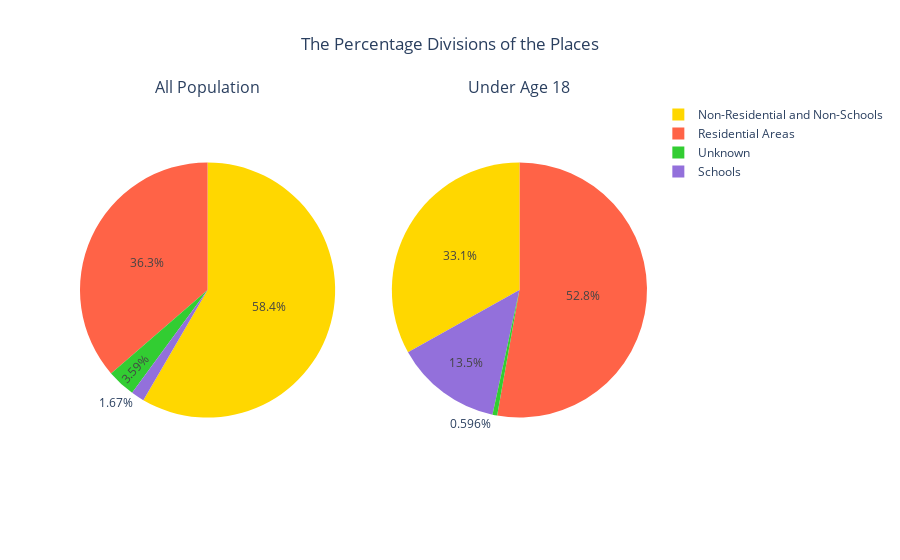

Notebook source saved alongside this figure:
### Markdown cell above
ניצן לראות בפגיעות פיזיות  אצל כלל האוכלוסייה,גברים נוטים להיפגע יותר מחוץ למתחמי מגורים ואילו נשים נפגעות יותר במתחמי מגורים. וכאשר מסתכלים על ילדים ונערים בנושא זה הנשים נפגעות יותר בכל המקומות

### Code cell
color_palette = {
    'Residential Areas': '#FF6347',  
    'Non-Residential and Non-Schools': '#FFD700',  
    'Schools': '#9370DB', 
    'Unknown': '#32CD32'  
}


all_population_colors = [color_palette[label] for label in all_population_value_counts['where_did_it_happen']]


under_age_18_colors = [color_palette[label] for label in sorted_values['where_did_it_happen']]


fig = make_subplots(rows=1, cols=2, specs=[[{'type': 'domain'}, {'type': 'domain'}]],
                    subplot_titles=['All Population', 
                                    'Under Age 18'])


fig.add_trace(go.Pie(labels=all_population_value_counts['where_did_it_happen'], 
                     values=all_population_value_counts['count'], 
                     marker=dict(colors=all_population_colors),
                     name="All Population"), 
              row=1, col=1)


fig.add_trace(go.Pie(labels=sorted_values['where_did_it_happen'], 
                     values=Under_age_18_df_value_counts['count'], 
                     marker=dict(colors=under_age_18_colors),
                     name="Under Age 18"), 
              row=1, col=2)


fig.update_layout(title_text='The Percentage Divisions of the Places', title_x=0.5)
fig.show()

### Figure 1 — Plotly figure (JSON) as saved in the notebook; plotly's stock layout.template omitted (floating-point values rounded to 4 significant figures)
{"data": [{"domain": {"x": [0, 0.45], "y": [0, 1]}, "labels": ["Non-Residential and Non-Schools", "Residential Areas", "Unknown", "Schools"], "marker": {"colors": ["#FFD700", "#FF6347", "#32CD32", "#9370DB"]}, "name": "All Population", "type": "pie", "values": [44174, 27489, 2713, 1267]}, {"domain": {"x": [0.55, 1], "y": [0, 1]}, "labels": ["Residential Areas", "Non-Residential and Non-Schools", "Schools", "Unknown"], "marker": {"colors": ["#FF6347", "#FFD700", "#9370DB", "#32CD32"]}, "name": "Under Age 18", "type": "pie", "values": [3806, 2386, 974, 43]}], "layout": {"annotations": [{"font": {"size": 16}, "showarrow": false, "text": "All Population", "x": 0.225, "xanchor": "center", "xref": "paper", "y": 1, "yanchor": "bottom", "yref": "paper"}, {"font": {"size": 16}, "showarrow": false, "text": "Under Age 18", "x": 0.775, "xanchor": "center", "xref": "paper", "y": 1, "yanchor": "bottom", "yref": "paper"}], "autosize": true, "title": {"text": "The Percentage Divisions of the Places", "x": 0.5}}}
